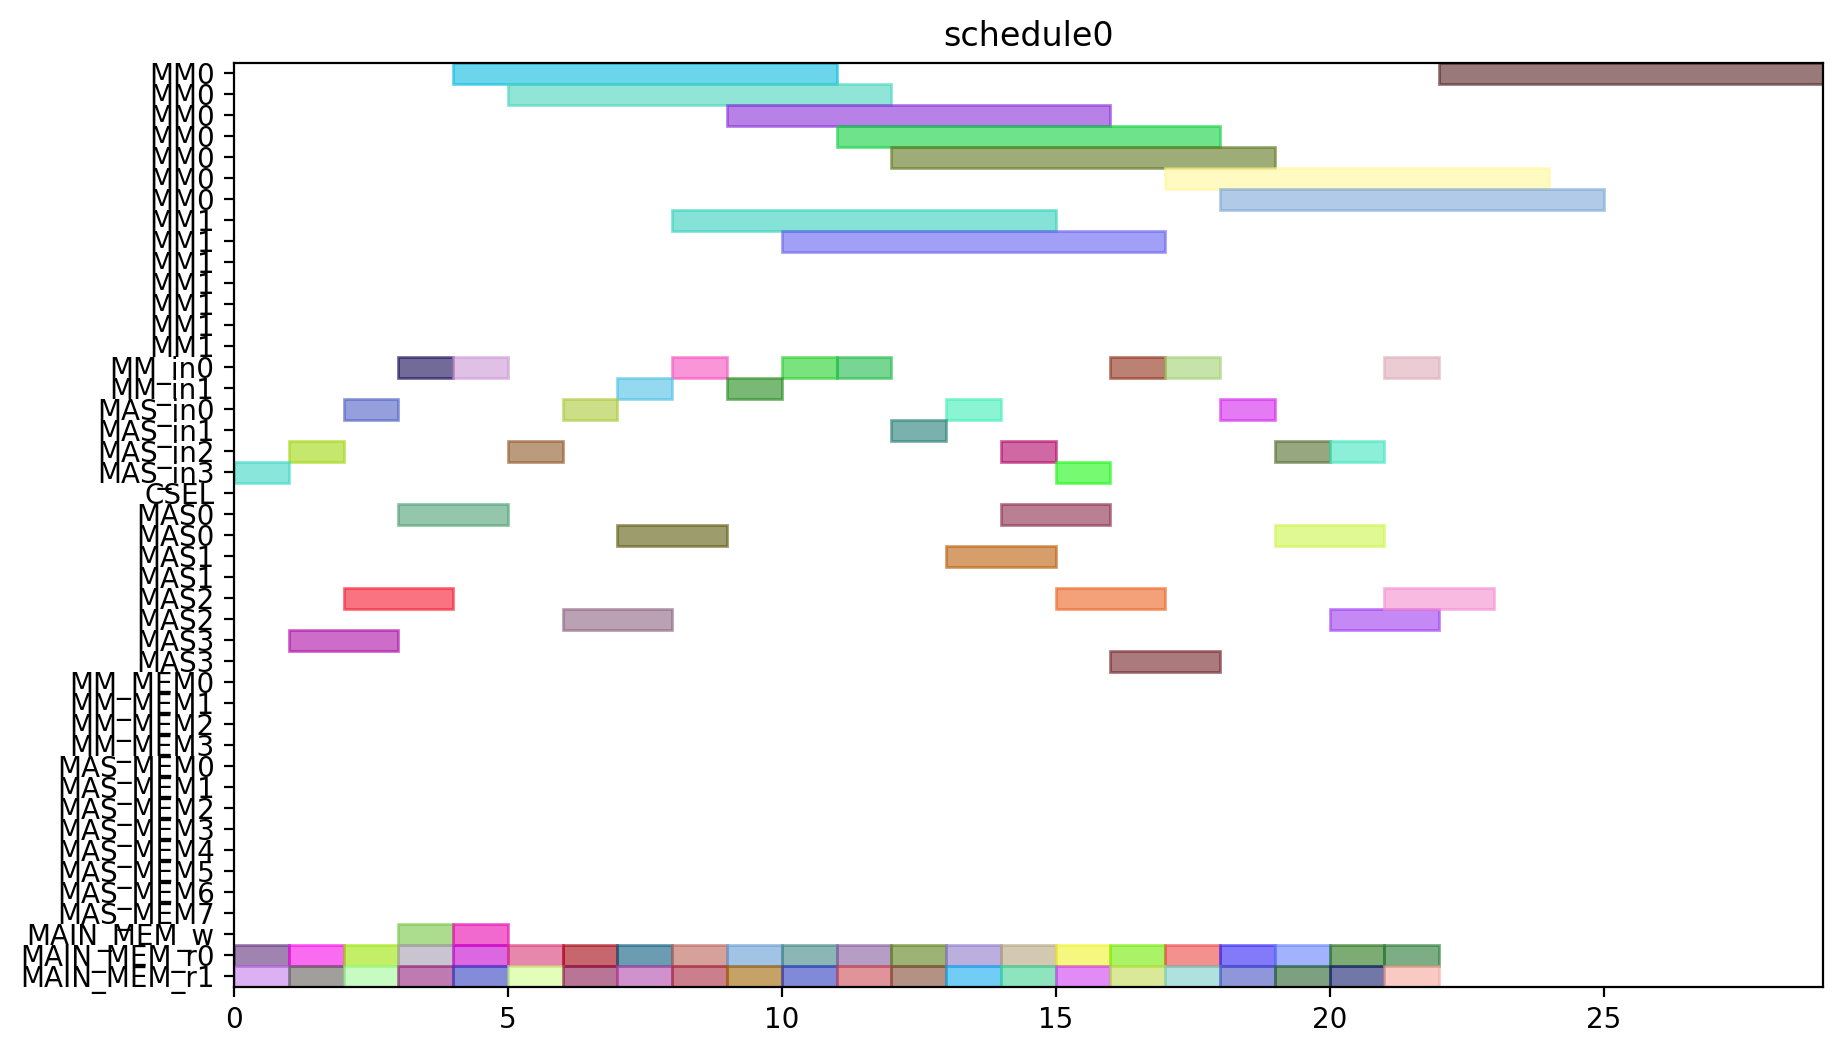

Write the Python code that produced this figure.
from pyschedule import Scenario, solvers, plotters, alt


def solve():
	horizon = 120
	S = Scenario("schedule0", horizon=horizon)

	# resource
	MM = S.Resources('MM', num=2, size=7)
	MM_in = S.Resources('MM_in', num=2)
	MAS_in = S.Resources('MAS_in', num=4)
	CSEL = S.Resource('CSEL')
	MAS = S.Resources('MAS', num=4, size=2, periods=range(1, horizon))
	MM_MEM = S.Resources('MM_MEM', num=4)
	MAS_MEM = S.Resources('MAS_MEM', num=8)
	MAIN_MEM_w = S.Resource('MAIN_MEM_w', size=1)
	MAIN_MEM_r = S.Resources('MAIN_MEM_r', num=2)

	# result of previous scheduling

	# new tasks
	c10_t0 = S.Task('c10_t0', length=7, delay_cost=1)
	c10_t0 += alt(MM)
	c10_t0_in = S.Task('c10_t0_in', length=1, delay_cost=1)
	c10_t0_in += alt(MM_in)
	S += c10_t0_in*MM_in[0]<=c10_t0*MM[0]
	S += c10_t0_in*MM_in[1]<=c10_t0*MM[1]
	c10_t0_mem0 = S.Task('c10_t0_mem0', length=1, delay_cost=1)
	c10_t0_mem0 += MAIN_MEM_r[0]
	S += c10_t0_mem0 <= c10_t0

	c10_t0_mem1 = S.Task('c10_t0_mem1', length=1, delay_cost=1)
	c10_t0_mem1 += MAIN_MEM_r[1]
	S += c10_t0_mem1 <= c10_t0

	c10_t1 = S.Task('c10_t1', length=7, delay_cost=1)
	c10_t1 += alt(MM)
	c10_t1_in = S.Task('c10_t1_in', length=1, delay_cost=1)
	c10_t1_in += alt(MM_in)
	S += c10_t1_in*MM_in[0]<=c10_t1*MM[0]
	S += c10_t1_in*MM_in[1]<=c10_t1*MM[1]
	c10_t1_mem0 = S.Task('c10_t1_mem0', length=1, delay_cost=1)
	c10_t1_mem0 += MAIN_MEM_r[0]
	S += c10_t1_mem0 <= c10_t1

	c10_t1_mem1 = S.Task('c10_t1_mem1', length=1, delay_cost=1)
	c10_t1_mem1 += MAIN_MEM_r[1]
	S += c10_t1_mem1 <= c10_t1

	c10_t2 = S.Task('c10_t2', length=2, delay_cost=1)
	c10_t2 += alt(MAS)
	c10_t2_in = S.Task('c10_t2_in', length=1, delay_cost=1)
	c10_t2_in += alt(MAS_in)
	S += c10_t2_in*MAS_in[0]<=c10_t2*MAS[0]

	S += c10_t2_in*MAS_in[1]<=c10_t2*MAS[1]

	S += c10_t2_in*MAS_in[2]<=c10_t2*MAS[2]

	S += c10_t2_in*MAS_in[3]<=c10_t2*MAS[3]

	c10_t2_mem0 = S.Task('c10_t2_mem0', length=1, delay_cost=1)
	c10_t2_mem0 += MAIN_MEM_r[0]
	S += c10_t2_mem0 <= c10_t2

	c10_t2_mem1 = S.Task('c10_t2_mem1', length=1, delay_cost=1)
	c10_t2_mem1 += MAIN_MEM_r[1]
	S += c10_t2_mem1 <= c10_t2

	c10_t3 = S.Task('c10_t3', length=2, delay_cost=1)
	c10_t3 += alt(MAS)
	c10_t3_in = S.Task('c10_t3_in', length=1, delay_cost=1)
	c10_t3_in += alt(MAS_in)
	S += c10_t3_in*MAS_in[0]<=c10_t3*MAS[0]

	S += c10_t3_in*MAS_in[1]<=c10_t3*MAS[1]

	S += c10_t3_in*MAS_in[2]<=c10_t3*MAS[2]

	S += c10_t3_in*MAS_in[3]<=c10_t3*MAS[3]

	c10_t3_mem0 = S.Task('c10_t3_mem0', length=1, delay_cost=1)
	c10_t3_mem0 += MAIN_MEM_r[0]
	S += c10_t3_mem0 <= c10_t3

	c10_t3_mem1 = S.Task('c10_t3_mem1', length=1, delay_cost=1)
	c10_t3_mem1 += MAIN_MEM_r[1]
	S += c10_t3_mem1 <= c10_t3

	c20_t0 = S.Task('c20_t0', length=7, delay_cost=1)
	c20_t0 += alt(MM)
	c20_t0_in = S.Task('c20_t0_in', length=1, delay_cost=1)
	c20_t0_in += alt(MM_in)
	S += c20_t0_in*MM_in[0]<=c20_t0*MM[0]
	S += c20_t0_in*MM_in[1]<=c20_t0*MM[1]
	c20_t0_mem0 = S.Task('c20_t0_mem0', length=1, delay_cost=1)
	c20_t0_mem0 += MAIN_MEM_r[0]
	S += c20_t0_mem0 <= c20_t0

	c20_t0_mem1 = S.Task('c20_t0_mem1', length=1, delay_cost=1)
	c20_t0_mem1 += MAIN_MEM_r[1]
	S += c20_t0_mem1 <= c20_t0

	c20_t1 = S.Task('c20_t1', length=7, delay_cost=1)
	c20_t1 += alt(MM)
	c20_t1_in = S.Task('c20_t1_in', length=1, delay_cost=1)
	c20_t1_in += alt(MM_in)
	S += c20_t1_in*MM_in[0]<=c20_t1*MM[0]
	S += c20_t1_in*MM_in[1]<=c20_t1*MM[1]
	c20_t1_mem0 = S.Task('c20_t1_mem0', length=1, delay_cost=1)
	c20_t1_mem0 += MAIN_MEM_r[0]
	S += c20_t1_mem0 <= c20_t1

	c20_t1_mem1 = S.Task('c20_t1_mem1', length=1, delay_cost=1)
	c20_t1_mem1 += MAIN_MEM_r[1]
	S += c20_t1_mem1 <= c20_t1

	c20_t2 = S.Task('c20_t2', length=2, delay_cost=1)
	c20_t2 += alt(MAS)
	c20_t2_in = S.Task('c20_t2_in', length=1, delay_cost=1)
	c20_t2_in += alt(MAS_in)
	S += c20_t2_in*MAS_in[0]<=c20_t2*MAS[0]

	S += c20_t2_in*MAS_in[1]<=c20_t2*MAS[1]

	S += c20_t2_in*MAS_in[2]<=c20_t2*MAS[2]

	S += c20_t2_in*MAS_in[3]<=c20_t2*MAS[3]

	c20_t2_mem0 = S.Task('c20_t2_mem0', length=1, delay_cost=1)
	c20_t2_mem0 += MAIN_MEM_r[0]
	S += c20_t2_mem0 <= c20_t2

	c20_t2_mem1 = S.Task('c20_t2_mem1', length=1, delay_cost=1)
	c20_t2_mem1 += MAIN_MEM_r[1]
	S += c20_t2_mem1 <= c20_t2

	c20_t3 = S.Task('c20_t3', length=2, delay_cost=1)
	c20_t3 += alt(MAS)
	c20_t3_in = S.Task('c20_t3_in', length=1, delay_cost=1)
	c20_t3_in += alt(MAS_in)
	S += c20_t3_in*MAS_in[0]<=c20_t3*MAS[0]

	S += c20_t3_in*MAS_in[1]<=c20_t3*MAS[1]

	S += c20_t3_in*MAS_in[2]<=c20_t3*MAS[2]

	S += c20_t3_in*MAS_in[3]<=c20_t3*MAS[3]

	c20_t3_mem0 = S.Task('c20_t3_mem0', length=1, delay_cost=1)
	c20_t3_mem0 += MAIN_MEM_r[0]
	S += c20_t3_mem0 <= c20_t3

	c20_t3_mem1 = S.Task('c20_t3_mem1', length=1, delay_cost=1)
	c20_t3_mem1 += MAIN_MEM_r[1]
	S += c20_t3_mem1 <= c20_t3

	c01_t0 = S.Task('c01_t0', length=7, delay_cost=1)
	c01_t0 += alt(MM)
	c01_t0_in = S.Task('c01_t0_in', length=1, delay_cost=1)
	c01_t0_in += alt(MM_in)
	S += c01_t0_in*MM_in[0]<=c01_t0*MM[0]
	S += c01_t0_in*MM_in[1]<=c01_t0*MM[1]
	c01_t0_mem0 = S.Task('c01_t0_mem0', length=1, delay_cost=1)
	c01_t0_mem0 += MAIN_MEM_r[0]
	S += c01_t0_mem0 <= c01_t0

	c01_t0_mem1 = S.Task('c01_t0_mem1', length=1, delay_cost=1)
	c01_t0_mem1 += MAIN_MEM_r[1]
	S += c01_t0_mem1 <= c01_t0

	c01_t1 = S.Task('c01_t1', length=7, delay_cost=1)
	c01_t1 += alt(MM)
	c01_t1_in = S.Task('c01_t1_in', length=1, delay_cost=1)
	c01_t1_in += alt(MM_in)
	S += c01_t1_in*MM_in[0]<=c01_t1*MM[0]
	S += c01_t1_in*MM_in[1]<=c01_t1*MM[1]
	c01_t1_mem0 = S.Task('c01_t1_mem0', length=1, delay_cost=1)
	c01_t1_mem0 += MAIN_MEM_r[0]
	S += c01_t1_mem0 <= c01_t1

	c01_t1_mem1 = S.Task('c01_t1_mem1', length=1, delay_cost=1)
	c01_t1_mem1 += MAIN_MEM_r[1]
	S += c01_t1_mem1 <= c01_t1

	c01_t2 = S.Task('c01_t2', length=2, delay_cost=1)
	c01_t2 += alt(MAS)
	c01_t2_in = S.Task('c01_t2_in', length=1, delay_cost=1)
	c01_t2_in += alt(MAS_in)
	S += c01_t2_in*MAS_in[0]<=c01_t2*MAS[0]

	S += c01_t2_in*MAS_in[1]<=c01_t2*MAS[1]

	S += c01_t2_in*MAS_in[2]<=c01_t2*MAS[2]

	S += c01_t2_in*MAS_in[3]<=c01_t2*MAS[3]

	c01_t2_mem0 = S.Task('c01_t2_mem0', length=1, delay_cost=1)
	c01_t2_mem0 += MAIN_MEM_r[0]
	S += c01_t2_mem0 <= c01_t2

	c01_t2_mem1 = S.Task('c01_t2_mem1', length=1, delay_cost=1)
	c01_t2_mem1 += MAIN_MEM_r[1]
	S += c01_t2_mem1 <= c01_t2

	c01_t3 = S.Task('c01_t3', length=2, delay_cost=1)
	c01_t3 += alt(MAS)
	c01_t3_in = S.Task('c01_t3_in', length=1, delay_cost=1)
	c01_t3_in += alt(MAS_in)
	S += c01_t3_in*MAS_in[0]<=c01_t3*MAS[0]

	S += c01_t3_in*MAS_in[1]<=c01_t3*MAS[1]

	S += c01_t3_in*MAS_in[2]<=c01_t3*MAS[2]

	S += c01_t3_in*MAS_in[3]<=c01_t3*MAS[3]

	c01_t3_mem0 = S.Task('c01_t3_mem0', length=1, delay_cost=1)
	c01_t3_mem0 += MAIN_MEM_r[0]
	S += c01_t3_mem0 <= c01_t3

	c01_t3_mem1 = S.Task('c01_t3_mem1', length=1, delay_cost=1)
	c01_t3_mem1 += MAIN_MEM_r[1]
	S += c01_t3_mem1 <= c01_t3

	c11_t0 = S.Task('c11_t0', length=7, delay_cost=1)
	c11_t0 += alt(MM)
	c11_t0_in = S.Task('c11_t0_in', length=1, delay_cost=1)
	c11_t0_in += alt(MM_in)
	S += c11_t0_in*MM_in[0]<=c11_t0*MM[0]
	S += c11_t0_in*MM_in[1]<=c11_t0*MM[1]
	c11_t0_mem0 = S.Task('c11_t0_mem0', length=1, delay_cost=1)
	c11_t0_mem0 += MAIN_MEM_r[0]
	S += c11_t0_mem0 <= c11_t0

	c11_t0_mem1 = S.Task('c11_t0_mem1', length=1, delay_cost=1)
	c11_t0_mem1 += MAIN_MEM_r[1]
	S += c11_t0_mem1 <= c11_t0

	c11_t1 = S.Task('c11_t1', length=7, delay_cost=1)
	c11_t1 += alt(MM)
	c11_t1_in = S.Task('c11_t1_in', length=1, delay_cost=1)
	c11_t1_in += alt(MM_in)
	S += c11_t1_in*MM_in[0]<=c11_t1*MM[0]
	S += c11_t1_in*MM_in[1]<=c11_t1*MM[1]
	c11_t1_mem0 = S.Task('c11_t1_mem0', length=1, delay_cost=1)
	c11_t1_mem0 += MAIN_MEM_r[0]
	S += c11_t1_mem0 <= c11_t1

	c11_t1_mem1 = S.Task('c11_t1_mem1', length=1, delay_cost=1)
	c11_t1_mem1 += MAIN_MEM_r[1]
	S += c11_t1_mem1 <= c11_t1

	c11_t2 = S.Task('c11_t2', length=2, delay_cost=1)
	c11_t2 += alt(MAS)
	c11_t2_in = S.Task('c11_t2_in', length=1, delay_cost=1)
	c11_t2_in += alt(MAS_in)
	S += c11_t2_in*MAS_in[0]<=c11_t2*MAS[0]

	S += c11_t2_in*MAS_in[1]<=c11_t2*MAS[1]

	S += c11_t2_in*MAS_in[2]<=c11_t2*MAS[2]

	S += c11_t2_in*MAS_in[3]<=c11_t2*MAS[3]

	c11_t2_mem0 = S.Task('c11_t2_mem0', length=1, delay_cost=1)
	c11_t2_mem0 += MAIN_MEM_r[0]
	S += c11_t2_mem0 <= c11_t2

	c11_t2_mem1 = S.Task('c11_t2_mem1', length=1, delay_cost=1)
	c11_t2_mem1 += MAIN_MEM_r[1]
	S += c11_t2_mem1 <= c11_t2

	c11_t3 = S.Task('c11_t3', length=2, delay_cost=1)
	c11_t3 += alt(MAS)
	c11_t3_in = S.Task('c11_t3_in', length=1, delay_cost=1)
	c11_t3_in += alt(MAS_in)
	S += c11_t3_in*MAS_in[0]<=c11_t3*MAS[0]

	S += c11_t3_in*MAS_in[1]<=c11_t3*MAS[1]

	S += c11_t3_in*MAS_in[2]<=c11_t3*MAS[2]

	S += c11_t3_in*MAS_in[3]<=c11_t3*MAS[3]

	c11_t3_mem0 = S.Task('c11_t3_mem0', length=1, delay_cost=1)
	c11_t3_mem0 += MAIN_MEM_r[0]
	S += c11_t3_mem0 <= c11_t3

	c11_t3_mem1 = S.Task('c11_t3_mem1', length=1, delay_cost=1)
	c11_t3_mem1 += MAIN_MEM_r[1]
	S += c11_t3_mem1 <= c11_t3

	c21_t0 = S.Task('c21_t0', length=7, delay_cost=1)
	c21_t0 += alt(MM)
	c21_t0_in = S.Task('c21_t0_in', length=1, delay_cost=1)
	c21_t0_in += alt(MM_in)
	S += c21_t0_in*MM_in[0]<=c21_t0*MM[0]
	S += c21_t0_in*MM_in[1]<=c21_t0*MM[1]
	c21_t0_mem0 = S.Task('c21_t0_mem0', length=1, delay_cost=1)
	c21_t0_mem0 += MAIN_MEM_r[0]
	S += c21_t0_mem0 <= c21_t0

	c21_t0_mem1 = S.Task('c21_t0_mem1', length=1, delay_cost=1)
	c21_t0_mem1 += MAIN_MEM_r[1]
	S += c21_t0_mem1 <= c21_t0

	c21_t1 = S.Task('c21_t1', length=7, delay_cost=1)
	c21_t1 += alt(MM)
	c21_t1_in = S.Task('c21_t1_in', length=1, delay_cost=1)
	c21_t1_in += alt(MM_in)
	S += c21_t1_in*MM_in[0]<=c21_t1*MM[0]
	S += c21_t1_in*MM_in[1]<=c21_t1*MM[1]
	c21_t1_mem0 = S.Task('c21_t1_mem0', length=1, delay_cost=1)
	c21_t1_mem0 += MAIN_MEM_r[0]
	S += c21_t1_mem0 <= c21_t1

	c21_t1_mem1 = S.Task('c21_t1_mem1', length=1, delay_cost=1)
	c21_t1_mem1 += MAIN_MEM_r[1]
	S += c21_t1_mem1 <= c21_t1

	c21_t2 = S.Task('c21_t2', length=2, delay_cost=1)
	c21_t2 += alt(MAS)
	c21_t2_in = S.Task('c21_t2_in', length=1, delay_cost=1)
	c21_t2_in += alt(MAS_in)
	S += c21_t2_in*MAS_in[0]<=c21_t2*MAS[0]

	S += c21_t2_in*MAS_in[1]<=c21_t2*MAS[1]

	S += c21_t2_in*MAS_in[2]<=c21_t2*MAS[2]

	S += c21_t2_in*MAS_in[3]<=c21_t2*MAS[3]

	c21_t2_mem0 = S.Task('c21_t2_mem0', length=1, delay_cost=1)
	c21_t2_mem0 += MAIN_MEM_r[0]
	S += c21_t2_mem0 <= c21_t2

	c21_t2_mem1 = S.Task('c21_t2_mem1', length=1, delay_cost=1)
	c21_t2_mem1 += MAIN_MEM_r[1]
	S += c21_t2_mem1 <= c21_t2

	c21_t3 = S.Task('c21_t3', length=2, delay_cost=1)
	c21_t3 += alt(MAS)
	c21_t3_in = S.Task('c21_t3_in', length=1, delay_cost=1)
	c21_t3_in += alt(MAS_in)
	S += c21_t3_in*MAS_in[0]<=c21_t3*MAS[0]

	S += c21_t3_in*MAS_in[1]<=c21_t3*MAS[1]

	S += c21_t3_in*MAS_in[2]<=c21_t3*MAS[2]

	S += c21_t3_in*MAS_in[3]<=c21_t3*MAS[3]

	c21_t3_mem0 = S.Task('c21_t3_mem0', length=1, delay_cost=1)
	c21_t3_mem0 += MAIN_MEM_r[0]
	S += c21_t3_mem0 <= c21_t3

	c21_t3_mem1 = S.Task('c21_t3_mem1', length=1, delay_cost=1)
	c21_t3_mem1 += MAIN_MEM_r[1]
	S += c21_t3_mem1 <= c21_t3

	c000 = S.Task('c000', length=2, delay_cost=1)
	c000 += alt(MAS)
	c000_in = S.Task('c000_in', length=1, delay_cost=1)
	c000_in += alt(MAS_in)
	S += c000_in*MAS_in[0]<=c000*MAS[0]

	S += c000_in*MAS_in[1]<=c000*MAS[1]

	S += c000_in*MAS_in[2]<=c000*MAS[2]

	S += c000_in*MAS_in[3]<=c000*MAS[3]

	S += 0<c000

	c000_w = S.Task('c000_w', length=1, delay_cost=1)
	c000_w += alt(MAIN_MEM_w)
	S += c000 <= c000_w

	c000_mem0 = S.Task('c000_mem0', length=1, delay_cost=1)
	c000_mem0 += MAIN_MEM_r[0]
	S += c000_mem0 <= c000

	c000_mem1 = S.Task('c000_mem1', length=1, delay_cost=1)
	c000_mem1 += MAIN_MEM_r[1]
	S += c000_mem1 <= c000

	c001 = S.Task('c001', length=2, delay_cost=1)
	c001 += alt(MAS)
	c001_in = S.Task('c001_in', length=1, delay_cost=1)
	c001_in += alt(MAS_in)
	S += c001_in*MAS_in[0]<=c001*MAS[0]

	S += c001_in*MAS_in[1]<=c001*MAS[1]

	S += c001_in*MAS_in[2]<=c001*MAS[2]

	S += c001_in*MAS_in[3]<=c001*MAS[3]

	S += 0<c001

	c001_w = S.Task('c001_w', length=1, delay_cost=1)
	c001_w += alt(MAIN_MEM_w)
	S += c001 <= c001_w

	c001_mem0 = S.Task('c001_mem0', length=1, delay_cost=1)
	c001_mem0 += MAIN_MEM_r[0]
	S += c001_mem0 <= c001

	c001_mem1 = S.Task('c001_mem1', length=1, delay_cost=1)
	c001_mem1 += MAIN_MEM_r[1]
	S += c001_mem1 <= c001

	solvers.mip.solve(S,msg=1,kind='CPLEX',ratio_gap=1.01)

	solution = [['hoge']*len(S.solution()[1]) for i in range(len(S.solution()))]
	for i in range(len(S.solution())):
		for j in range(len(S.solution()[i])):
			solution[i][j]=str(S.solution()[i][j])
	print(solution)

	cycles = int(solution[-1][3])

	pic_file_name = "/mnt/rose/usr1/fukuda/ABE/multiRAM_multiMAS_16mux/scheduling_result/stage7MM2_stage2MAS4/FROB/schedule0.png"
	if(S.solution() != []):
		plotters.matplotlib.plot(S,img_filename=pic_file_name, show_task_labels=False, fig_size=(cycles*0.25+3, 6))

	return solution
